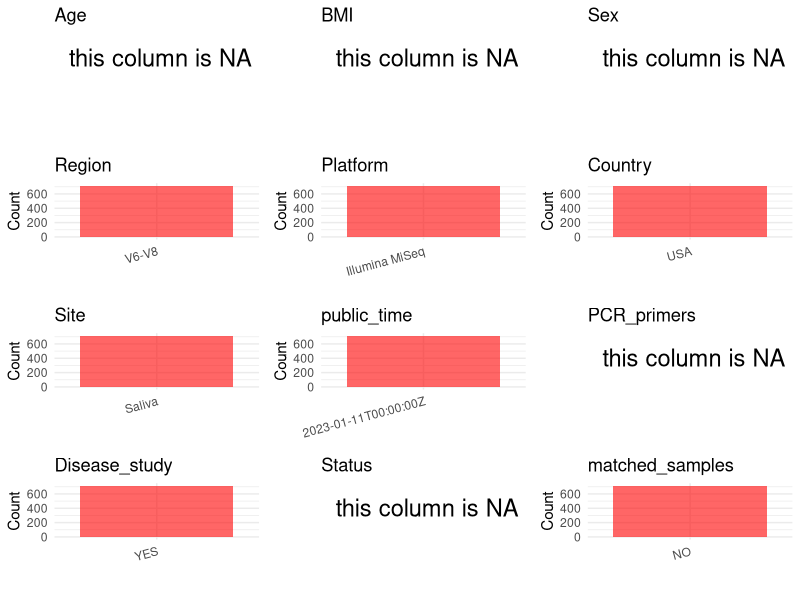

The R script that drew this image: (Note: this script raises an error after producing the figure.)
## ---- chunk 1
library(dplyr)
library(ggplot2)
library(cowplot)
## ---- chunk 2
setwd("D:/PRJNA689848")
initial_meta<-read.csv("SraRunTable .csv",header = T)
head(initial_meta)
## ---- chunk 3
metadata <- data.frame(
  BioProject = initial_meta$BioProject,
  Run = initial_meta$Run,
  sample_name = initial_meta$Sample.Name,
  Platform = initial_meta$Instrument,
  Country = initial_meta$geo_loc_name_country,
 Site = initial_meta$env_medium,
  public_time = initial_meta$ReleaseDate,
  stringsAsFactors = FALSE
)

## ---- chunk 4
  metadata$Age <- NA
  metadata$BMI <- NA
  metadata$Sex <- NA
  metadata$PCR_primers <- NA
  metadata$Region <-"V6-V8"
  metadata$title <- "Oral microbial communities in children caregivers and associations with salivary biomeasures and environmental tobacco smoke exposure"
  metadata$Disease_study <- "YES"
  metadata$Status <-NA
  metadata$matched_samples <-"NO"
  
  
  # Check initial data distribution
cat("Initial sample distribution:\n")
table(metadata$sample_name)
table(metadata$Site)

# Calculate sampling frequency per subject
sample_counts <- table(metadata$sample_name)
cat("\nNumber of samples per subject:\n")
print(sample_counts)
  
## ---- chunk 5
# Check the number of unique runs and sample names
print(paste("Number of unique runs:", length(unique(metadata$Run))))
print(paste("Number of unique sample names:", length(unique(metadata$sample_name))))
## ---- chunk 6
# Select columns for visualization
plot_data <- metadata %>%
  select(-BioProject, -Run, -sample_name, -title)

# Function to create simple plots for each column
create_simple_plots <- function(data) {
  plots <- list()
  
  for (col in colnames(data)) {
    # Check if the column is all NA
    if (all(is.na(data[[col]]))) {
      # Create an empty plot with text indicating all NA
      p <- ggplot() +
        annotate("text", x = 0.5, y = 0.5, label = "this column is NA", size = 6) +
        labs(title = col) +
        theme_void()
    } else if (is.numeric(data[[col]])) {
      # Numeric variable: histogram
      p <- ggplot(data, aes(x = .data[[col]])) +
        geom_histogram(fill = "blue", alpha = 0.6, bins = 20, na.rm = TRUE) +
        labs(title = col) +
        theme_minimal()
    } else {
      # Categorical variable: bar plot (remove NA values)
      count_data <- as.data.frame(table(data[[col]], useNA = "ifany"))
      p <- ggplot(count_data, aes(x = reorder(Var1, -Freq), y = Freq)) +
        geom_col(fill = "red", alpha = 0.6) +
        labs(title = col, x = NULL, y = "Count") +
        theme_minimal() +
        theme(axis.text.x = element_text(angle = 15, hjust = 1))
    }
    plots[[col]] <- p
  }
  
  return(plots)
}

# Generate and arrange plots
plots <- create_simple_plots(plot_data)
p<-plot_grid(plots$Age, 
          plots$BMI, 
          plots$Sex, 
          plots$Region, 
          plots$Platform, 
          plots$Country, 
          plots$Site,
          plots$public_time, 
          plots$PCR_primers,
          plots$Disease_study,
          plots$Status,
          plots$matched_samples,# add 
          ncol = 3, align = "hv", axis = "lb")
ggsave("Metadata_Summary.png", plot = p, width = 8, height = 6, dpi = 150)
## ---- chunk 7
knitr::include_graphics("Metadata_Summary.png")
## ---- chunk 8
# Reorder columns to match the desired format
metadata <- metadata[, c(
  "BioProject", "Run", "sample_name", "Age", "BMI", "Sex", 
  "Region", "Platform", "Country", "Site", "public_time", 
  "PCR_primers", "title", "Disease_study", "Status","matched_samples"
)]

# Export the uniform metadata to a CSV file
write.csv(metadata, file = "metadata.csv", quote = FALSE)
head(metadata)
